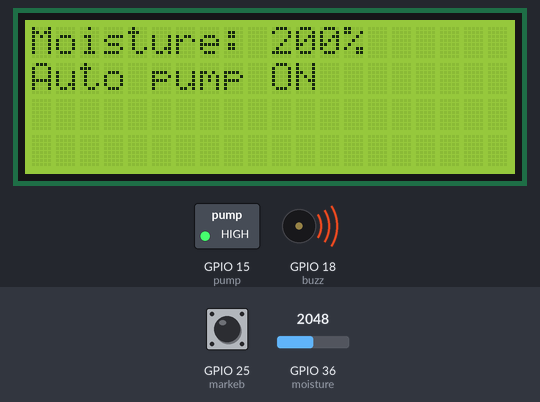
A sketch run on a simulated ESP32. Parts: 20×4 character LCD, switched loads named in the sketch (green lamp = pin HIGH), buzzer (waves = sounding, pin HIGH). Inputs (shaded band) come from the test bench; at power-on: GPIO 36 (moisture) = 2048, GPIO 25 (markeb) HIGH.

Above: at 3.3 s.
3.4 s: GPIO 36 (moisture) set to 434
At 4.8 s:
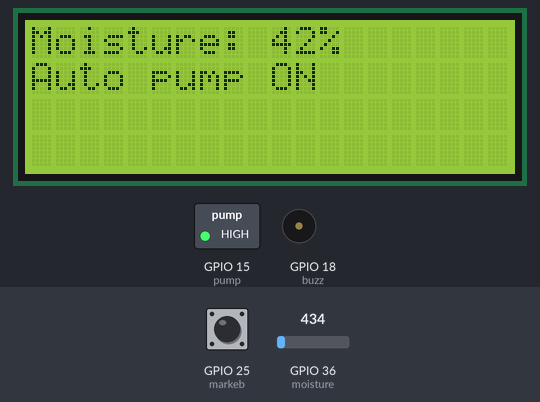
5.6 s: GPIO 36 (moisture) set to 356
At 6.9 s:
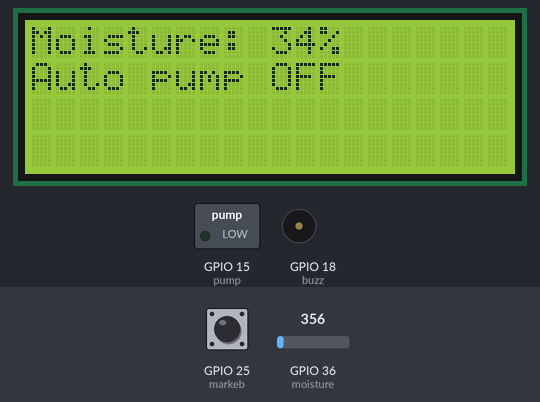
7.2 s: GPIO 25 (markeb) pulled LOW for 0.15 s
At 7.32 s:
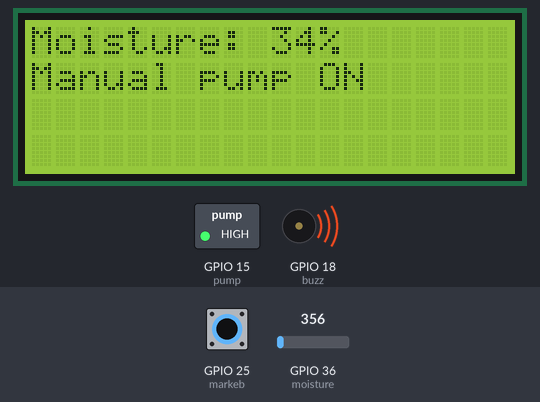
10.3 s: GPIO 25 (markeb) pulled LOW for 1 s
At 12.2 s:
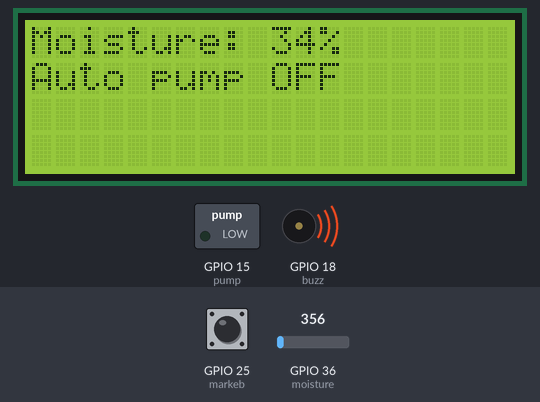
14.3 s: GPIO 25 (markeb) pulled LOW for 3.2 s
At 16.8 s:
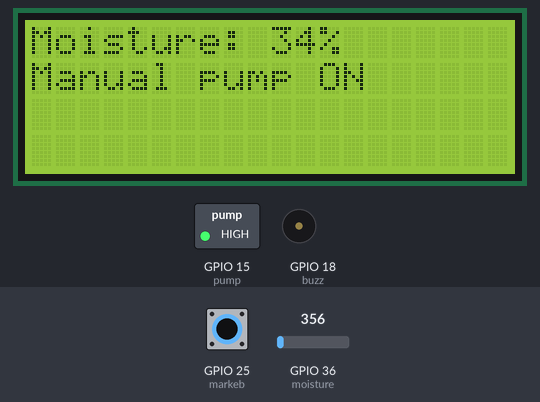
20.5 s: GPIO 36 (moisture) set to 440
At 21.6 s:
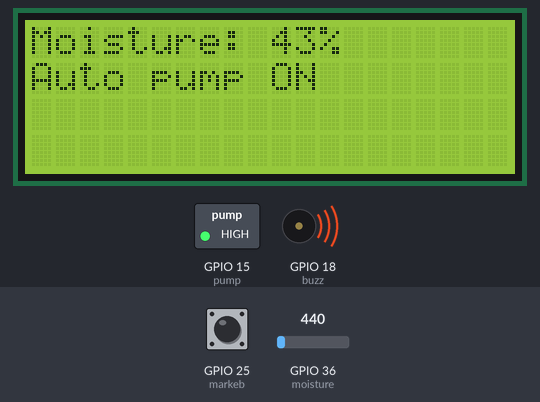
Timing chart, 0 to 23.9 s (numbered marks = the images above; inputs shaded):
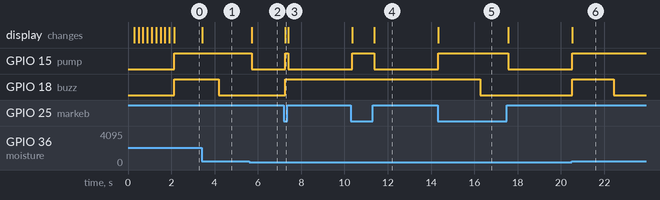

Measured:
- the behaviour switches between 400 and 399 on GPIO 36 (moisture) (found by bisection; images 1 and 2)
- after the input at 3.4 s, the display: changes at once (image 1)
- after the input at 5.6 s, GPIO 15 (pump): HIGH → LOW after 0.12 s; the display: changes after 0.12 s (image 2)
- after the input at 7.2 s, GPIO 15 (pump): LOW → HIGH after 0.07 s, → LOW 0.13 s later; GPIO 18 (buzz): LOW → HIGH after 0.07 s; the display: changes after 0.07 s (image 3)
- after the input at 10.3 s, GPIO 15 (pump): LOW → HIGH after 0.05 s, → LOW 1.0 s later; the display: first changes after 0.05 s (image 4 shows a later state)
- after the input at 14.3 s, GPIO 15 (pump): LOW → HIGH at once, → LOW 3.2 s later; GPIO 18 (buzz): HIGH → LOW after 2.0 s; the display: changes at once (image 5)
- after the input at 20.5 s, GPIO 15 (pump): LOW → HIGH at once; GPIO 18 (buzz): LOW → HIGH at once, → LOW 1.9 s later; the display: changes at once (image 6)

The sketch:

moisture_system.ino
```cpp
#include<LiquidCrystal_I2C.h>
#include<Wire.h>

#define pump 15
#define moisture A0
#define buzz 18
#define markeb 25

LiquidCrystal_I2C lcd(0x27,20,4);
int timer;

void setup() {
  // put your setup code here, to run once:
  pinMode(pump,OUTPUT);
  pinMode(buzz,OUTPUT);
  pinMode(markeb,INPUT_PULLUP);
  lcd.init();
  lcd.backlight(); // Turn on the backlight
  // Display "System Loading" on LCD
  lcd.setCursor(3, 0);
  lcd.print("System Loading");
  for (int a = 0; a < 20; a++) {
    lcd.setCursor(a, 1);
    lcd.print(".");
    delay(100);
  }
  lcd.clear();
  timer=millis();
}

void loop() {
 // put your main code here, to run repeatedly:
 lcd.clear();
 lcd.setCursor(0,0);
 lcd.print("Moisture: ");
 lcd.print(map(analogRead(moisture),0,1023,0,100));
 lcd.print("%");
 if(digitalRead(markeb)==HIGH)
 {
 if(analogRead(moisture)>=400){
  lcd.setCursor(0,1);
  lcd.print("Auto pump ON");
  digitalWrite(pump,HIGH);
  if(millis()-timer<2000)
  {
    digitalWrite(buzz,HIGH);
  }
  else{
    digitalWrite(buzz,LOW);
  }
  }
  else{
    lcd.setCursor(0,1);
    lcd.print("Auto pump OFF");
    digitalWrite(pump,LOW);
    timer=millis();
  }
 }
 else{
  lcd.setCursor(0,1);
  lcd.print("Manual pump ON");
  digitalWrite(pump,HIGH);
  if(millis()-timer<2000)
  {
    digitalWrite(buzz,HIGH);
  }
  else{
    digitalWrite(buzz,LOW);
  }
 }
 delay(100);
}
```
